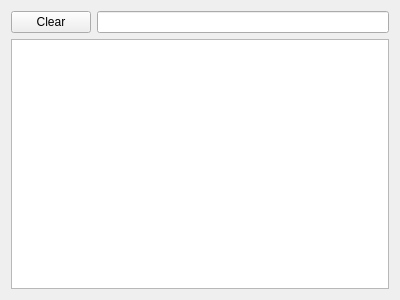
<?xml version="1.0" encoding="UTF-8"?>
<ui version="4.0">
 <class>SelectClassWidget</class>
 <widget class="QWidget" name="SelectClassWidget">
  <property name="geometry">
   <rect>
    <x>0</x>
    <y>0</y>
    <width>400</width>
    <height>300</height>
   </rect>
  </property>
  <property name="windowTitle">
   <string>Form</string>
  </property>
  <layout class="QVBoxLayout" name="verticalLayout_2">
   <item>
    <layout class="QVBoxLayout" name="verticalLayout">
     <item>
      <layout class="QHBoxLayout" name="horizontalLayout">
       <item>
        <widget class="QPushButton" name="clearButton">
         <property name="text">
          <string>Clear</string>
         </property>
        </widget>
       </item>
       <item>
        <widget class="QLineEdit" name="searchEdit"/>
       </item>
      </layout>
     </item>
     <item>
      <widget class="QTableView" name="classTable">
       <property name="alternatingRowColors">
        <bool>true</bool>
       </property>
       <property name="selectionMode">
        <enum>QAbstractItemView::SingleSelection</enum>
       </property>
       <property name="selectionBehavior">
        <enum>QAbstractItemView::SelectRows</enum>
       </property>
       <property name="verticalScrollMode">
        <enum>QAbstractItemView::ScrollPerPixel</enum>
       </property>
       <property name="horizontalScrollMode">
        <enum>QAbstractItemView::ScrollPerPixel</enum>
       </property>
       <property name="sortingEnabled">
        <bool>true</bool>
       </property>
      </widget>
     </item>
    </layout>
   </item>
  </layout>
 </widget>
 <resources/>
 <connections/>
</ui>
